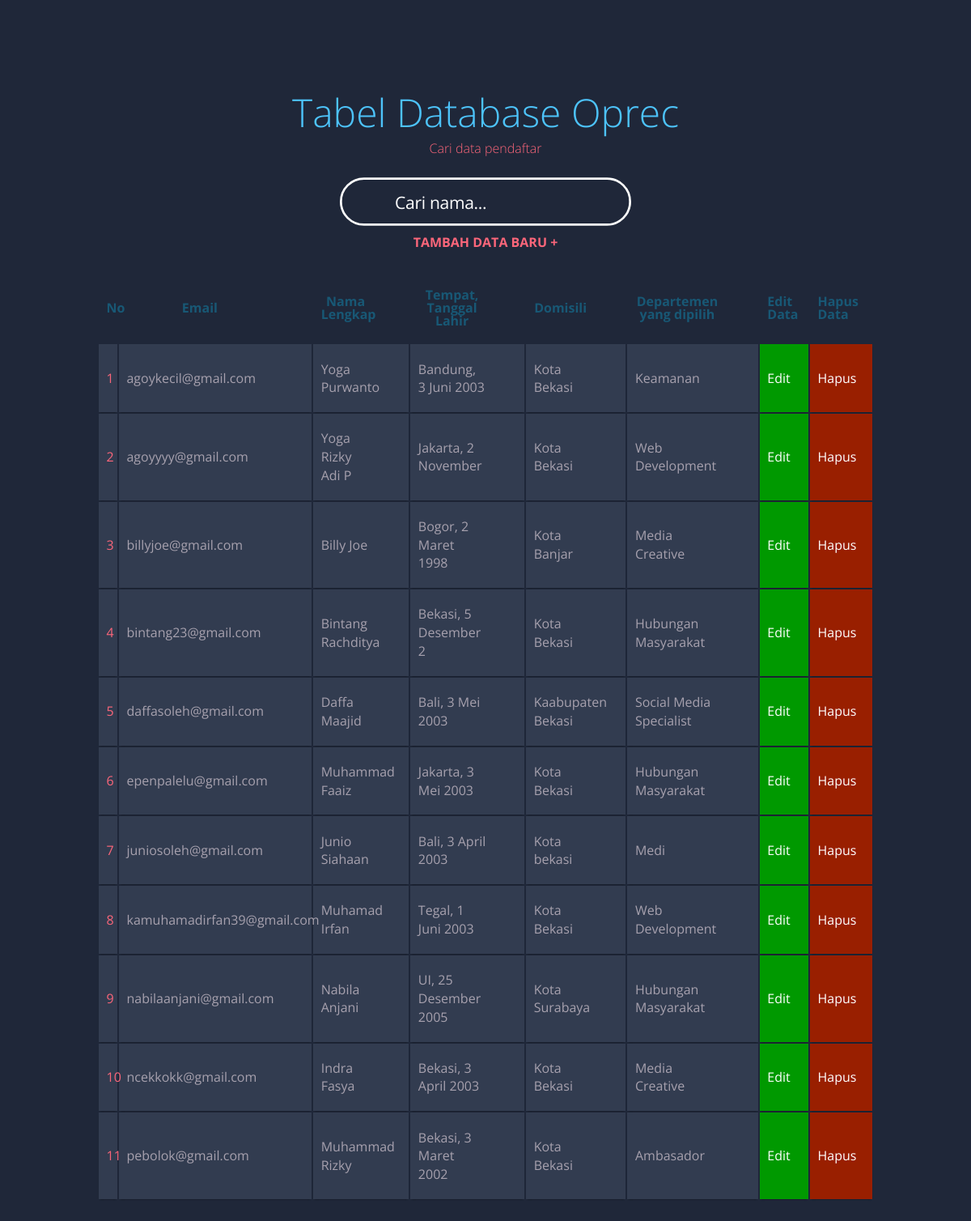
Before: / with the older database file.
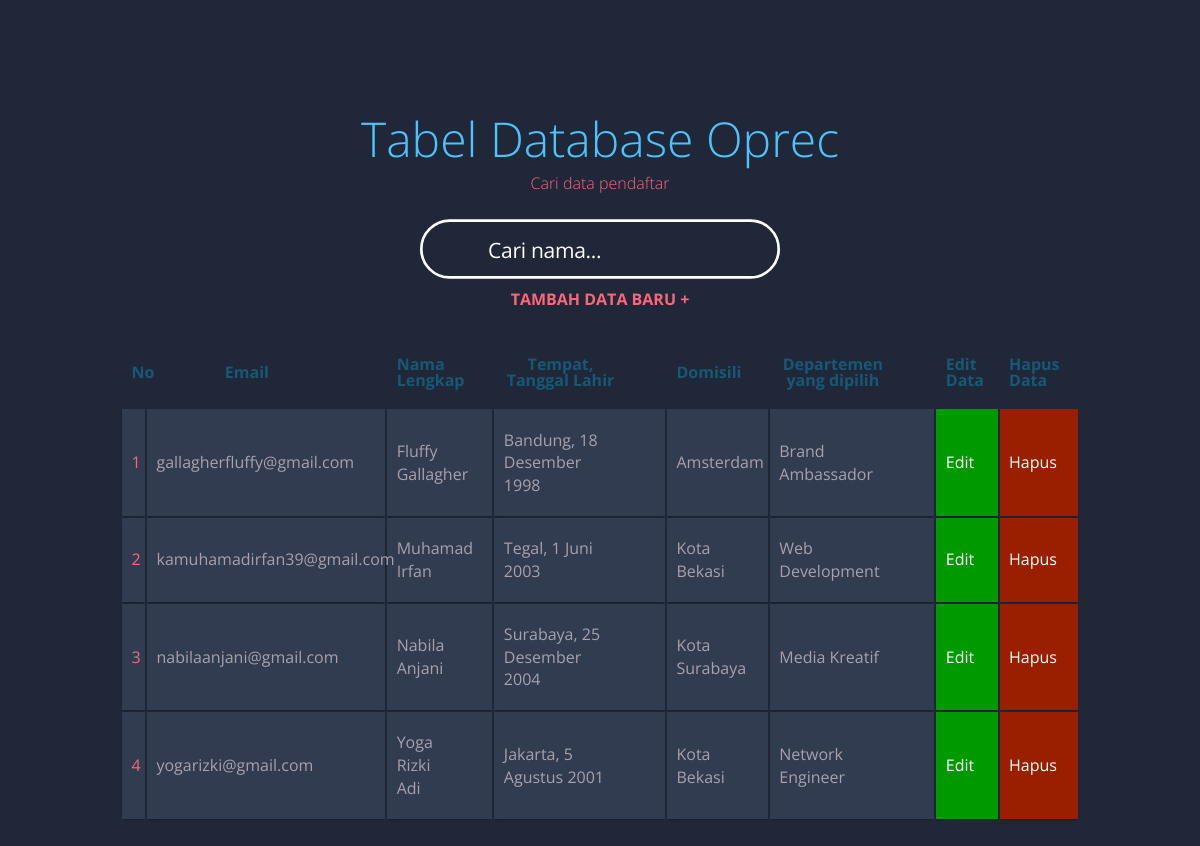
After: the same page with the newer database file.
### tables this page shows
CREATE TABLE `reqruitment` (
  `email` varchar(30) NOT NULL,
  `nama_lengkap` varchar(30) NOT NULL,
  `ttl` varchar(35) NOT NULL,
  `domisili` varchar(30) NOT NULL,
  `departemen` varchar(25) NOT NULL
);

### index.php (the view, shortened to what this page needs)
<!DOCTYPE html>
<html lang="en">
<head>
  <link href="https://maxcdn.icons8.com/fonts/line-awesome/1.1/css/line-awesome-font-awesome.min.css" rel="stylesheet">
</head>
<body>
<?php
include "koneksi.php";
$query = "SELECT `email`, `nama_lengkap`, `ttl`, `domisili`, `departemen` FROM `reqruitment` WHERE 1";
$data = mysqli_query($koneksi, $query);
echo "<div class='searchcontainer'>";
echo "<h1>Tabel Database Oprec</h1>";
echo "<h2>Cari data pendaftar</h2>";
echo "<div class='search-box'>";
echo "<div class='search-icon'><i class='fa fa-search search-icon'></i></div>";
echo "<form action='' class='search-form' method='GET'>";
echo "<input type='text' name='cari' placeholder='Cari nama...' id='search' autocomplete='off'>";
echo "</form>";
echo "</div>";
echo "</div>";
echo "<div class='link-right'>
      <h2><a href='create.php' class='link-primary'>Tambah Data Baru +</a></h2>
      </div>";
if (mysqli_num_rows($data) > 0) {
    echo "<table class='container'>";
    echo "<thead>";
    echo "<tr>";
    echo "<th><h1>No</h1></th>";
    echo "<th><h1>Email</h1></th>";
    echo "<th><h1>Nama Lengkap</h1></th>";
    echo "<th><h1>Tempat, Tanggal Lahir</h1></th>";
    echo "<th><h1>Domisili</h1></th>";
    echo "<th><h1>Departemen yang dipilih</h1></th>";
    echo "<th><h1>Edit Data</h1></th>";
    echo "<th><h1>Hapus Data</h1></th>";
    echo "</tr>";
    echo "</thead>";
    $i = 1;
    while ($row = mysqli_fetch_assoc($data)) {
    echo "<tbody>";
    echo "<tr>";
    echo "<td>$i</td>";
    echo "<td>{$row['email']}</td>";
    echo "<td>{$row['nama_lengkap']}</td>";
    echo "<td>{$row['ttl']}</td>";
    echo "<td>{$row['domisili']}</td>";
    echo "<td>{$row['departemen']}</td>";
    echo "<td class='edit'><a href='update.php?update=<?= $row[email] ?>'>Edit</a></td>";
    echo "<td class='hapus'><a href='php/delete.php?hapus={$row['email']}'>Hapus</a></td>";
    echo "</tr>";
    echo "</tbody>";
    $i++;
    }
    echo "</table>";
} else {
    echo "<h4 style='text-align:center'>Data tidak ditemukan</h4>";
}
?>
</body>
</html>

### index.php (style rules this page uses)
body { font-family: 'Open Sans', sans-serif; font-weight: 300; line-height: 1.42em; color:#A7A1AE; background-color:#1F2739; }
h1 { font-size:3em; font-weight: 300; line-height:1em; text-align: center; color: #4DC3FA; }
h2 { font-size:1em; font-weight: 300; text-align: center; display: block; line-height:2.5em; padding-bottom: 1em; color: #FB667A; }
h2 a { font-weight: 700; text-transform: uppercase; color: #FB667A; text-decoration: none; }
.container th h1 { font-weight: bold; font-size: 1em; text-align: center; color: #185875; }
.container td { font-weight: normal; font-size: 1em; -webkit-box-shadow: 0 2px 2px -2px #0E1119; -moz-box-shadow: 0 2px 2px -2px #0E1119; box-shadow: 0 2px 2px -2px #0E1119; }
.container { text-align: left; overflow: hidden; width: 80%; margin: 0 auto; display: table; padding: 0 0 8em 0; }
.container td, .container th { padding-bottom: 2%; padding-top: 2%; padding-left:1%; padding-right: 5%; }
.container tr:nth-child(odd) { background-color: #323C50; }
.container th { background-color: #1F2739; }
.container td:first-child { color: #FB667A; }
.edit { background-color: #009900; color: #FFFFFF; font-weight: bold; }
.hapus { background-color: #991f00; color: #FFFFFF; font-weight: bold; }
*, *:before, *:after { -webkit-tap-highlight-color: transparent; -webkit-tap-highlight-color: rgba(0,0,0,0); user-select: none; -webkit-user-select: none; -khtml-user-select: none; -moz-user-select: none; -ms-user-select: none; -o-user-select: none; box-sizing: border-box; -webkit-box-sizing: border-box; padding: 0; margin: 0; }
a, a:visited, a:hover { color: inherit; text-decoration: none; }
.searchcontainer { position: relative; margin: calc(75px + 2vh + 2vw) auto 0 auto; padding: 0; width: 100%; max-width: 840px; }
.search-box { position: relative; width: 100%; max-width: 360px; height: 60px; border-radius: 120px; margin: 0 auto; }
.search-icon, .go-icon { position: absolute; top: 0; height: 60px; width: 86px; line-height: 61px; text-align: center; }
.search-icon { left: 0; pointer-events: none; font-size: 1.22em; will-change: transform; transform: rotate(-45deg); -webkit-transform: rotate(-45deg); -moz-transform: rotate(-45deg); -o-transform: rotate(-45deg); transform-origin: center center; -webkit-transform-origin: center center; -moz-transform-origin: center center; -o-transform-origin: center center; transition: transform 400ms 220ms cubic-bezier(0.190, 1.000, 0.220, 1.000); -webkit-transition: transform 400ms 220ms cubic-bezier(0.190, 1.000, 0.220, 1.000); -moz-transition: transform 400ms 220ms cubic-bezier(0.190, 1.000, 0.220, 1.000); -o-transition: transform 400ms 220ms cubic-bezier(0.190, 1.000, 0.220, 1.000); }
.search-border { display: block; width: 100%; max-width: 360px; height: 60px; }
#search { font-family: 'Open Sans', sans-serif; position: absolute; top: 0; left: 0; width: 100%; height: 100%; border-radius: 120px; border: none; background: rgba(255,255,255,0); padding: 0 68px 0 68px; color: #FFFFFF; font-size: 1.32em; font-weight: 400; letter-spacing: -0.015em; outline: none; }

Changed rows visible on the page:
removed reqruitment: email "agoykecil@gmail.com", nama_lengkap "Yoga Purwanto", ttl "Bandung, 3 Juni 2003", domisili "Kota Bekasi", departemen "Keamanan"
removed reqruitment: email "agoyyyy@gmail.com", nama_lengkap "Yoga Rizky Adi P", ttl "Jakarta, 2 November", domisili "Kota Bekasi", departemen "Web Development"
removed reqruitment: email "billyjoe@gmail.com", nama_lengkap "Billy Joe", ttl "Bogor, 2 Maret 1998", domisili "Kota Banjar", departemen "Media Creative"
removed reqruitment: email "bintang23@gmail.com", nama_lengkap "Bintang Rachditya", ttl "Bekasi, 5 Desember 2", domisili "Kota Bekasi", departemen "Hubungan Masyarakat"
removed reqruitment: email "daffasoleh@gmail.com", nama_lengkap "Daffa Maajid", ttl "Bali, 3 Mei 2003", domisili "Kaabupaten Bekasi", departemen "Social Media Specialist"
removed reqruitment: email "epenpalelu@gmail.com", nama_lengkap "Muhammad Faaiz", ttl "Jakarta, 3 Mei 2003", domisili "Kota Bekasi", departemen "Hubungan Masyarakat"
removed reqruitment: email "juniosoleh@gmail.com", nama_lengkap "Junio Siahaan", ttl "Bali, 3 April 2003", domisili "Kota bekasi", departemen "Medi"
removed reqruitment: email "ncekkokk@gmail.com", nama_lengkap "Indra Fasya", ttl "Bekasi, 3 April 2003", domisili "Kota Bekasi", departemen "Media Creative"
removed reqruitment: email "pebolok@gmail.com", nama_lengkap "Muhammad Rizky", ttl "Bekasi, 3 Maret 2002", domisili "Kota Bekasi", departemen "Ambasador"
added reqruitment: email "gallagherfluffy@gmail.com", nama_lengkap "Fluffy Gallagher", ttl "Bandung, 18 Desember 1998", domisili "Amsterdam", departemen "Brand Ambassador"
changed reqruitment "nabilaanjani@gmail.com": ttl "UI, 25 Desember 2005" → "Surabaya, 25 Desember 2004"; departemen "Hubungan Masyarakat" → "Media Kreatif"
added reqruitment: email "yogarizki@gmail.com", nama_lengkap "Yoga Rizki Adi", ttl "Jakarta, 5 Agustus 2001", domisili "Kota Bekasi", departemen "Network Engineer"
